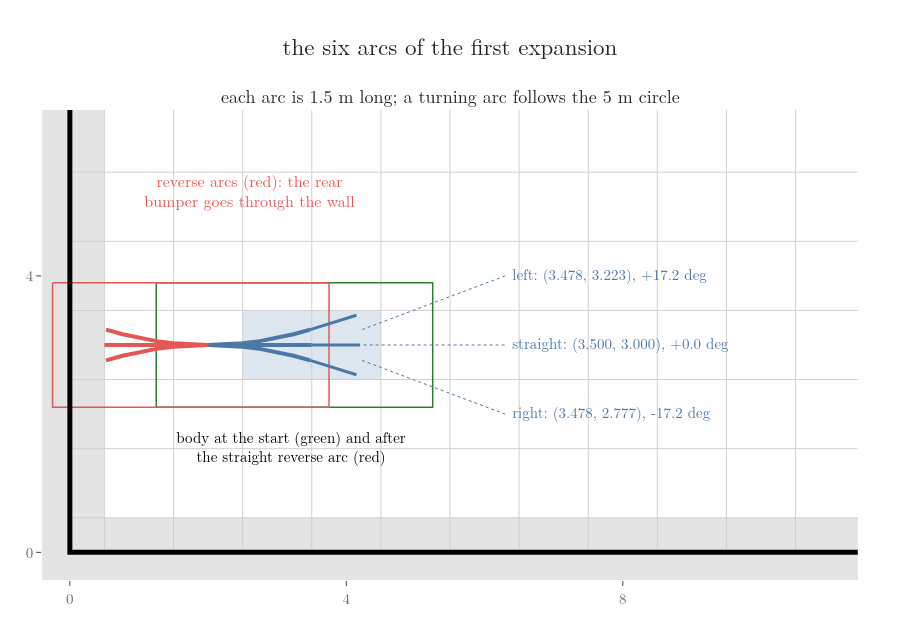

Here is the Python script that generated this plot:
"""The first expansion of Hybrid A*: the six arcs of 1.5 m from the start pose (2, 3) facing 0 deg. Forward: left,
straight, right (blue), each turning 17.2 deg on the 5 m circle or not at all; their end poses and 1 m cells. Reverse:
all three put the rear bumper through the left wall (red; the body at the end of the straight reverse arc is drawn).
Run -> six_arcs.png"""
import math
from pathlib import Path

from carkit import PRIMS, START, arc, collides, key_of
from gifkit import BLUE, RED
from lotdraw import axes, car, label, layout, lot, path
from plotly.subplots import make_subplots

here = Path(__file__).parent
fig = make_subplots(rows=1, cols=1)
ends = {}
for d, k in PRIMS:
    tr = arc(START, d, k)
    ends[(d, k)] = (tr, bool(collides(tr).any()))
cells = {key_of(tuple(tr[-1]))[:2]: "rgba(76,120,168,0.18)" for (d, k), (tr, hit) in ends.items() if not hit}
lot(fig, (1, 1), grid=True, cells=cells, xr=(0, 11), yr=(0, 6))
car(fig, START, (1, 1), colour="#2E7D32", fill="rgba(0,0,0,0)", width=1.5, arrow=False)
car(fig, tuple(ends[(-1, "S")][0][-1]), (1, 1), colour=RED, fill="rgba(0,0,0,0)", width=1.5, arrow=False)
names = {"L": "left", "S": "straight", "R": "right"}
for (d, k), (tr, hit) in ends.items():
    path(fig, tr[:, :2], (1, 1), colour=RED if hit else BLUE, width=4)
    x, y, th = tr[-1]
    if not hit:
        path(fig, [(x, y), (x + 0.7 * math.cos(th), y + 0.7 * math.sin(th))], (1, 1), colour=BLUE, width=3)
        cell = key_of(tuple(tr[-1]))
        yl = 3 + {"L": 1.0, "S": 0.0, "R": -1.0}[k]
        path(fig, [(x + 0.75, y), (6.3, yl)], (1, 1), colour=BLUE, width=1, dash="dot")
        label(fig, 6.4, yl, f"{names[k]}: ({x:.3f}, {y:.3f}), {math.degrees(th):+.1f} deg", (1, 1), size=15,
              colour=BLUE, anchor="right")
label(fig, 2.6, 5.2, "reverse arcs (red): the rear<br>bumper goes through the wall", (1, 1), size=16, colour=RED)
label(fig, 3.2, 1.5, "body at the start (green) and after<br>the straight reverse arc (red)", (1, 1), size=15)
assert all(hit for (d, k), (tr, hit) in ends.items() if d < 0) and not any(hit for (d, k), (tr, hit) in ends.items() if d > 0)
assert [round(v, 3) for v in ends[(1, "L")][0][-1][:2]] == [3.478, 3.223]
axes(fig, (1, 1), xr=(0, 11), yr=(0, 6))
layout(fig, "the six arcs of the first expansion", width=900, height=620,
       subtitle="each arc is 1.5 m long; a turning arc follows the 5 m circle")
fig.write_image(here / "six_arcs.png", scale=1)
